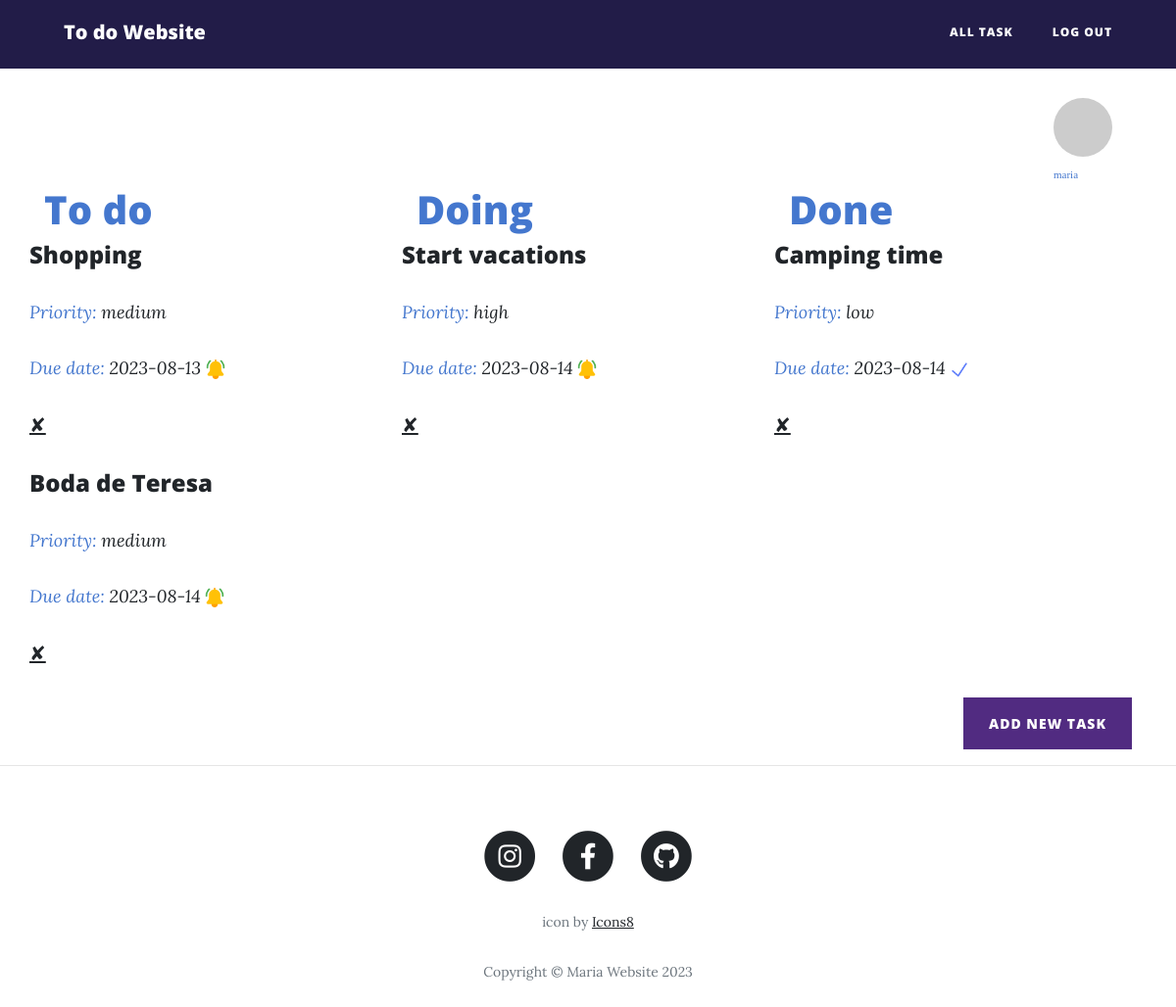
The page / (signed in) on the database its author committed.
### main.py (models this page shows)
class RegisterUser(UserMixin, db.Model):
    __tablename__ = "users"
    id = db.Column(db.Integer, primary_key=True)
    email = db.Column(db.String(250), unique=True, nullable=False)
    password = db.Column(db.String(250), nullable=False)
    name = db.Column(db.String(250), nullable=False)
    tasks = relationship('Task', back_populates='users')
    notes = relationship('NoteUser', back_populates='users')

class Task(db.Model):
    __tablename__ = "task_website"
    id = db.Column(db.Integer, primary_key=True)
    author = db.Column(db.String(250), db.ForeignKey('users.name'))
    users = relationship('RegisterUser', back_populates='tasks')
    name = db.Column(db.String(250), unique=True, nullable=False)
    activities = db.Column(db.String(500), nullable=True)
    priority = db.Column(db.String(500), nullable=False)
    state = db.Column(db.String(500), nullable=False)
    due_date = db.Column(db.DateTime('%Y-%m-%d'), nullable=False)
    notes = relationship('NoteUser', back_populates='task_website')

### main.py (the view)
@app.route('/')
def get_all_tasks():
    tasks = Task.query.all()
    return render_template("index.html", all_tasks=tasks, status=STATUS, date=now)

### main.py (called while the page is built)
@login_manager.user_loader
def load_user(user_id):
    return RegisterUser.query.get(int(user_id))

### templates/index.html (shortened to what this page needs)
{% include "header.html" %}
  <header class="masthead" style="background: #241468">
    <div class="overlay"></div>
          <div class="site-heading">
          </div>
  </header>
{% if current_user.is_authenticated: %}
  <div class="container">
      <div class="row">
          <div class="col">
              <div class="noteImage">
                <img src="{{ current_user.email | gravatar }}">
                  <span class="date-sub-text">{{current_user.name}}</span>
              </div>
          </div>
      </div>
    <div class="row">
    {% for stat in status %}
             <div class="col-sm-4">
                 <div class="status-title">
                    <h1>{{stat}}</h1>
                 </div>
                {% for task in all_tasks %}
                 {% if task.author == current_user.name: %}
                  {% if task.state and task.state == stat: %}
                    <div class="row">
                    <div class="task-preview">
                      <a href="{{ url_for('show_task', task_id=task.id) }}">
                        <h4 class="task-name">
                          {{task['name']}}
                        </h4>
                      </a>
                        <p class="task-meta"> Priority:
                        <a href="{{ url_for('show_task', task_id=task.id) }}">{{ task['priority'] }}</a>
                        </p>
                      <p class="task-meta">Due date:
                       <a href="{{ url_for('show_task', task_id=task.id) }}">{{task.due_date.strftime('%Y-%m-%d')}}</a>
                          {% if date >= task.due_date and task.state == 'Done' %}
                            <img src="static/img/icons8-marca-de-verificación-500.png" width="20" height="20">
                          {% else %}
                            <img src="static/img/bell.png" width="20" height="20">
                          {% endif %}
                      </p>
                      <p class="task-delete">
                        <a href="{{url_for('delete_task', task_id=task.id) }}">✘</a>
                      </p>
                    </div>
                  </div>
                 {% endif %}
                 {% endif %}
                {% endfor %}
                </div>
    {% endfor %}
      </div>
        <div class="clearfix">
          <a class="btn btn-primary float-right" href="{{url_for('add_new_task')}}">Add New Task</a>
        </div>
  </div>
{% else: %}
<div class="welcome-title">
    <h1>Welcome login or register to start!</h1>
</div>
{% endif %}
  <hr>
{% include "footer.html" %}

### templates/header.html (shortened to what this page needs)
<!DOCTYPE html>
<html lang="en">
<head>
  <link href="{{ url_for('static', filename='vendor/bootstrap/css/bootstrap.min.css') }}" rel="stylesheet">
  <link href="{{ url_for('static', filename='vendor/fontawesome-free/css/all.min.css')}}" rel="stylesheet" type="text/css">
  <link href="{{ url_for('static', filename='css/clean-task.min.css')}}" rel="stylesheet">
</head>
<body>
  <nav class="navbar navbar-expand-lg navbar-light fixed-top" id="mainNav">
    <div class="container">
      <a class="navbar-brand" href="{{url_for('get_all_tasks')}}">To do Website</a>
      <div class="collapse navbar-collapse" id="navbarResponsive">
        <ul class="navbar-nav ml-auto">
          <li class="nav-item">
            <a class="nav-link" href="{{ url_for('get_all_tasks') }}">All task</a>
          </li>
          {% if current_user.is_authenticated: %}
          <li class="nav-item">
            <a class="nav-link" href="{{ url_for('logout') }}">Log Out</a>
          </li>
          {% endif %}
        </ul>
      </div>
    </div>
  </nav>

### templates/footer.html (shortened to what this page needs)
  <footer>
    <div class="container">
      <div class="row">
        <div class="col-lg-8 col-md-10 mx-auto">
          <ul class="list-inline text-center">
            <li class="list-inline-item">
              <a href="https://www.instagram.com/">
                <span class="fa-stack fa-lg">
                  <i class="fas fa-circle fa-stack-2x"></i>
                  <i class="fab fa-instagram fa-stack-1x fa-inverse"></i>
                </span>
              </a>
            </li>
            <li class="list-inline-item">
              <a href="https://es-la.facebook.com/">
                <span class="fa-stack fa-lg">
                  <i class="fas fa-circle fa-stack-2x"></i>
                  <i class="fab fa-facebook-f fa-stack-1x fa-inverse"></i>
                </span>
              </a>
            </li>
            <li class="list-inline-item">
              <a href="https://github.com/">
                <span class="fa-stack fa-lg">
                  <i class="fas fa-circle fa-stack-2x"></i>
                  <i class="fab fa-github fa-stack-1x fa-inverse"></i>
                </span>
              </a>
            </li>
          </ul>
          <p class="icon"> icon by <a target="_blank" href="https://icons8.com">Icons8</a> </p>
          <p class="copyright text-muted">Copyright &copy; Maria Website 2023</p>
        </div>
      </div>
    </div>
  </footer>

### rows shown on the page
RegisterUser: name "maria"
Task: name "Shopping", priority "medium", due_date "2023-08-13"
Task: name "Boda de Teresa", priority "medium", due_date "2023-08-14"
Task: name "Start vacations", priority "high", due_date "2023-08-14"
Task: name "Camping time", priority "low", due_date "2023-08-14"

### other values the page prints
{{ stat }} "To do" "Doing" "Done"
